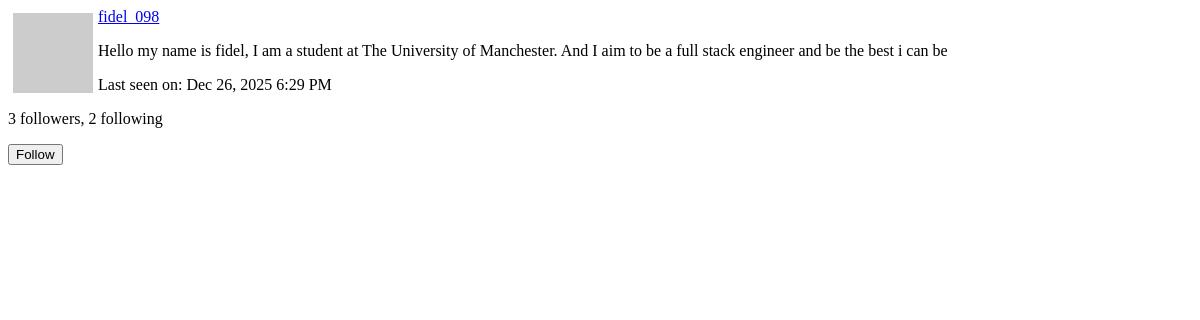
The page /user/fidel_098/popup (signed in) on the database as committed earlier.
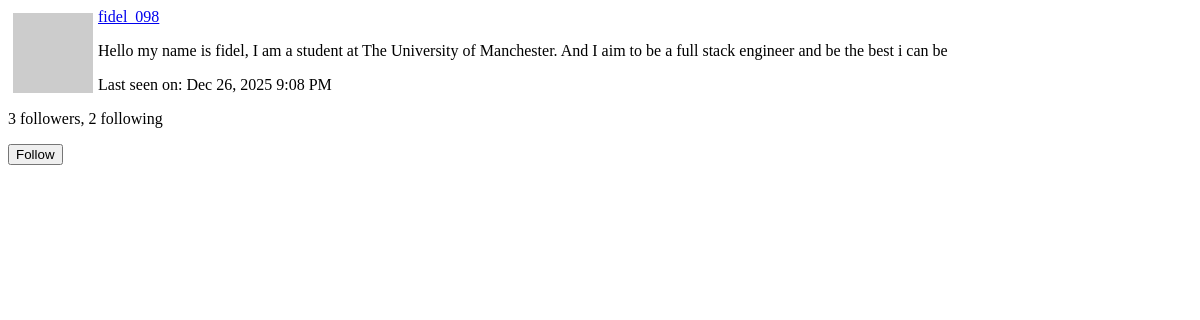
The same page on the database as committed later.
### app/models.py (models this page shows, shortened)
class User(UserMixin, db.Model):
    __tablename__ = "user"
    id: so.Mapped[int] = so.mapped_column(primary_key=True)
    username: so.Mapped[str] = so.mapped_column(sa.String(64), index=True, unique=True)
    email: so.Mapped[str] = so.mapped_column(sa.String(120), index=True, unique=True)
    password_hash: so.Mapped[Optional[str]] = so.mapped_column(sa.String(256))
    posts: so.WriteOnlyMapped['Post'] = so.relationship(back_populates='author')
    about_me: so.Mapped[Optional[str]] = so.mapped_column(sa.String(140))
    last_seen: so.Mapped[Optional[datetime]] = so.mapped_column(default=lambda:
                                datetime.now(timezone.utc))
    def avatar(self, size):
        digest = md5(self.email.lower().encode('utf-8')).hexdigest()
        return f'https://www.gravatar.com/avatar/{digest}?d=identicon&s={size}'
    following: so.WriteOnlyMapped['User'] = so.relationship(
        secondary=followers,
        primaryjoin=(followers.c.follower_id == id),
        secondaryjoin=(followers.c.followed_id == id),
        back_populates='followers')
    followers: so.WriteOnlyMapped['User'] = so.relationship(
        secondary=followers, primaryjoin=(followers.c.followed_id == id),
        secondaryjoin=(followers.c.follower_id == id),
        back_populates='following')
    def is_following(self, user):
        query = self.following.select().where(User.id == user.id)
        return db.session.scalar(query)
    def followers_count(self):
        query = sa.select(sa.func.count()).select_from(
            self.followers.select().subquery())
        return db.session.scalar(query)
    def following_count(self):
        query = sa.select(sa.func.count()).select_from(
            self.following.select().subquery())
        return db.session.scalar(query)
    last_message_read_time: so.Mapped[Optional[datetime]]
    messages_sent: so.WriteOnlyMapped['Message'] = so.relationship(foreign_keys='Message.sender_id', back_populates='author')
    messages_recieved: so.WriteOnlyMapped['Message'] = so.relationship(foreign_keys='Message.recipient_id', back_populates='recipient')
    notifications: so.WriteOnlyMapped['Notification'] = so.relationship(back_populates='user')

### app/main/routes.py (the view)
@bp.route('/user/<username>/popup')
@login_required
def user_popup(username):
    user = db.first_or_404(sa.select(User).where(User.username == username))
    form = EmptyForm()
    return render_template('user_popup.html', user=user, form=form)

### app/main/forms.py
class SearchForm(FlaskForm):
    q = StringField(_l('Search'), validators=[DataRequired()])
    def __init__(self, *args, **kwargs):
        if 'formdata' not in kwargs:
            kwargs['formdata'] = request.args
        if 'meta' not in kwargs:
            kwargs['meta'] = {'csrf': False}
        super(SearchForm, self).__init__(*args, **kwargs)

class EmptyForm(FlaskForm):
    submit = SubmitField(_l('Submit'))

### app/__init__.py (called while the page is built)
def get_locale():
    return request.accept_languages.best_match(current_app.config['LANGUAGES'])

### app/main/routes.py (called while the page is built)
@bp.before_request
def before_request():
    if current_user.is_authenticated:
        current_user.last_seen = datetime.now(timezone.utc)
        db.session.commit()
        g.search_form = SearchForm()
    g.locale = str(get_locale())

### app/models.py (called while the page is built)
@login.user_loader
def load_user(id):
    return db.session.get(User, int(id))

### app/templates/user_popup.html (shortened to what this page needs)
<div>
  <img src="{{ user.avatar(64) }}" style="margin: 5px; float: left">
  <p><a href="{{ url_for('main.user', username=user.username) }}">{{ user.username }}</a></p>
  {% if user.about_me %}<p>{{ user.about_me }}</p>{% endif %}
  {% if user.last_seen %}
  <p>{{ _('Last seen on') }}: {{ moment(user.last_seen).format('lll') }}</p>
  {% endif %}
  <p>{{ _('%(count)d followers', count=user.followers_count()) }}, {{ _('%(count)d following', count=user.following_count()) }}</p>
  {% if user != current_user %}
    {% if not current_user.is_following(user) %}
    <p>
      <form action="{{ url_for('main.follow', username=user.username) }}" method="post">
        {{ form.submit(value=_('Follow'), class_='btn btn-outline-primary btn-sm') }}
      </form>
    </p>
    {% endif %}
  {% endif %}
</div>

Rows that differ between the two databases and show on the page:
changed User "fidel_098": last_seen "Dec 26, 2025 6:29 PM" → "Dec 26, 2025 9:08 PM"
